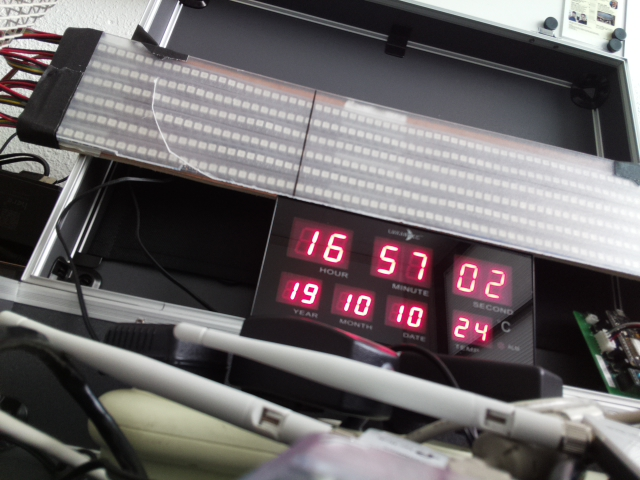
#> input picture source/photo.jpg, 640 x 480 px
$ python -i main4.py   (imports and definitions only)
#> lines starting #> are read from the running program, lines starting #| are printed output that depends on the picture; after the words box and inside, x2 and y2 are one past the last pixel; in counts of white or black regions, pixels touching at a corner belong together
import cv2 as cv
import imutils
import numpy as np
import copy

from imutils import contours


class Coords:
    x = 0
    y = 0
    h = 0
    w = 0

    def __init__(self, x, y, h, w):
        self.x = x
        self.y = y
        self.h = h
        self.w = w


def cut_photo(photo_name):
#> called with photo_name = 'source/photo.jpg'
    src = cv.imread(photo_name)
#> src is the input picture: shape (480, 640, 3); mean B, G, R 102.4, 100.8, 106.4
    hsv = cv.cvtColor(src, cv.COLOR_BGR2HSV)
#> hsv: shape (480, 640, 3); mean H, S, V 101, 32.7, 108.5

    lowerColor = np.array([151, 24, 255])
    upperColor = np.array([179, 255, 255])
    mask = cv.inRange(hsv, lowerColor, upperColor)
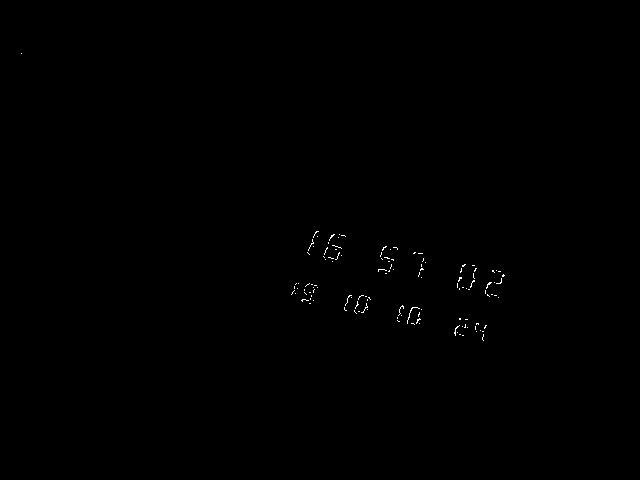
#> mask: shape (480, 640); 0.18% white in thin lines or dots, all inside (x1, y1, x2, y2) = (21, 53, 505, 341)
    result = cv.bitwise_and(src, src, mask=mask)

    result_grayImage = cv.blur(cv.cvtColor(result, cv.COLOR_BGR2GRAY), (3, 3))
    result_grayImage = cv.threshold(result_grayImage, 0, 255, cv.THRESH_BINARY_INV | cv.THRESH_OTSU)[1]
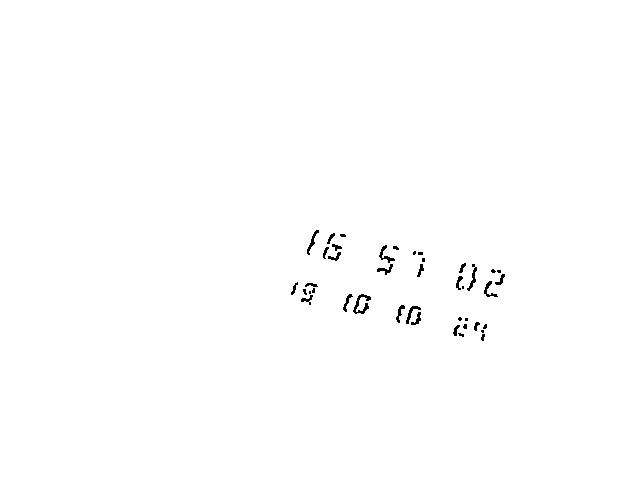
#> result_grayImage: shape (480, 640); 99.5% white; black in thin lines or dots, all inside (x1, y1, x2, y2) = (291, 230, 505, 341)

    threshold = 100
    canny_output = cv.Canny(result_grayImage, threshold, threshold * 2)
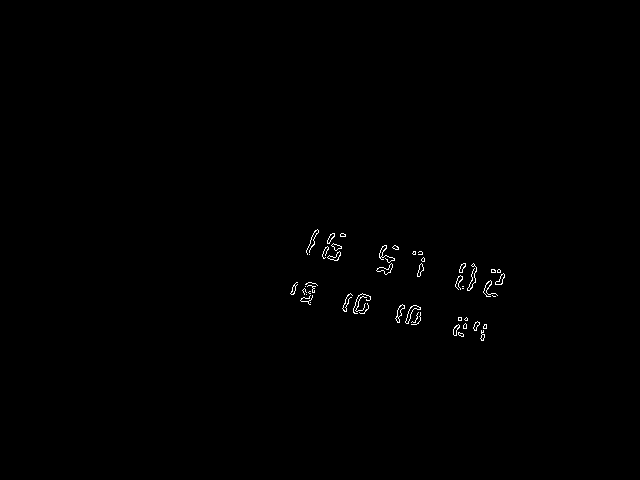
#> canny_output: shape (480, 640); 0.37% white in thin lines or dots, all inside (x1, y1, x2, y2) = (290, 229, 505, 341)
    contours, _ = cv.findContours(canny_output, cv.RETR_TREE, cv.CHAIN_APPROX_SIMPLE)
#> contours = 76 contours, 50 with area under 20; largest, box (x1, y1, x2, y2) and area: (405, 305, 421, 324) 74, (405, 305, 421, 324) 70, (376, 263, 393, 275) 66, (376, 263, 393, 275) 64, (395, 304, 405, 323) 58
    contours_poly = [None] * len(contours)
#> contours_poly = 76 items
    boundRect = [None] * len(contours)
#> boundRect = 76 items
    centers = [None] * len(contours)
#> centers = 76 items
    radius = [None] * len(contours)
#> radius = 76 items
    for i, c in enumerate(contours):
        contours_poly[i] = cv.approxPolyDP(c, 3, True)
        boundRect[i] = cv.boundingRect(contours_poly[i])
        centers[i], radius[i] = cv.minEnclosingCircle(contours_poly[i])
#> this loop made 76 passes
#> c on passes 15, 25, 27, 29, 33, 35, 36, 59: [[458, 317], [458, 320], [461, 320], [461, 317]], [[310, 302]], [[492, 295], [493, 296], [495, 296], [493, 296]], [[306, 294]], [[462, 288], [463, 288]], [[462, 286], [463, 286]], [[305, 286]], [[309, 254]]
#> after the loop, boundRect = 76 items, first 6: (458, 332, 6, 5), (458, 333, 6, 3), (481, 330, 3, 11), (482, 334, 2, 7), (484, 324, 3, 5), (484, 324, 2, 5); centers = 76 pairs, first value 292.5 to 499.5, second value 234.5 to 337; contours_poly = 76 contours, 60 with area under 20; largest, box (x1, y1, x2, y2) and area: (376, 264, 393, 275) 62, (406, 306, 419, 324) 58, (327, 252, 341, 261) 44, (327, 252, 341, 261) 42, (406, 307, 421, 324) 37; radius = 76 values, max 13.83 at index 48, min 0.0001 at index 24, mean 4.74
    cv.imshow("zefzefzf", result_grayImage)
    cv.waitKey(0)
    pt1 = Coords(9999, 9999, 0, 0)
    pt2 = Coords(-9999, 9999, 0, 0)
    pt3 = Coords(9999, 9999, 0, 0)
    pt4 = Coords(-9999, -9999, 0, 0)

    for i in range(len(contours)):
        x, y, w, h = boundRect[i]

        if pt1.x > x:
            pt1.x = x

        if pt1.y > y:
            pt1.y = y
            pt1.h = h
            pt1.w = w

        if pt2.x < x and pt2.y > y:
            pt2.x = x
            pt2.y = y
            pt2.h = h
            pt2.w = w

        if pt3.x > x and pt3.y > y:
            pt3.x = x
            pt3.y = y
            pt3.h = h
            pt3.w = w

        if pt4.x < x and pt4.y < y:
            pt4.x = x
            pt4.y = y
            pt4.h = h
            pt4.w = w
#> this loop made 76 passes
#> (x, y, w, h, pt1.x, pt1.y, pt1.h, pt1.w) on pass 1: (458, 332, 6, 5, 458, 332, 5, 6)
#> (x, y, w, h, pt1.x, pt1.y, pt1.h, pt1.w) on passes 17, 19, 21, 24, 25, 39: (411, 312, 10, 13, 411, 312, 13, 10), (406, 307, 15, 17, 406, 307, 17, 15), (397, 304, 6, 19, 397, 304, 19, 6), (360, 303, 9, 11, 360, 303, 11, 9), (310, 302, 1, 1, 310, 302, 1, 1), (291, 282, 7, 13, 291, 282, 13, 7)
#> after the loop, pt1.h = 26; pt1.w = 11; pt1.x = 291; pt1.y = 229; pt2.h = 4; pt2.w = 3; pt2.x = 498; pt2.y = 269; pt3.h = 13; pt3.w = 7; pt3.x = 291; pt3.y = 282; pt4.h = 7; pt4.w = 2; pt4.x = 482; pt4.y = 334

    pt2.x += round(pt2.w * 4)
#> pt2.x = 510
    pt2.y -= round(pt2.w * 4)
#> pt2.y = 257

    pt1.y -= round(pt1.h * 0.5)
#> pt1.y = 216
    pt1.x += round(pt1.w * 0.5)
#> pt1.x = 297

    pt3.y += pt3.h
#> pt3.y = 295
    pt3.x -= round(pt3.w * 1.5)
#> pt3.x = 281

    pt4.y += pt4.h
#> pt4.y = 341
    pt4.x += pt4.w * 5
#> pt4.x = 492

    newImage = copy.copy(src)
    cv.circle(newImage, (pt1.x, pt1.y), 5, (0, 0, 255), -1)  # Red
#> newImage: shape (480, 640, 3); 0.03% of pixels changed, all inside (x1, y1, x2, y2) = (292, 211, 303, 222)
    cv.circle(newImage, (pt2.x, pt2.y), 5, (255, 0, 0), -1)  # Blue
#> newImage: shape (480, 640, 3); mean B, G, R 102.4, 100.8, 106.4
    cv.circle(newImage, (pt3.x, pt3.y), 5, (0, 255, 0), -1)  # Green
#> newImage: shape (480, 640, 3); mean B, G, R 102.4, 100.8, 106.4
    cv.circle(newImage, (pt4.x, pt4.y), 5, (0, 255, 255), -1)  # Yellow
#> newImage: shape (480, 640, 3); mean B, G, R 102.4, 100.9, 106.4
    cv.imshow('Contours', newImage)
    cv.waitKey(0)

    pts1 = np.float32(
        [[pt1.x, pt1.y], [pt2.x, pt2.y], [pt3.x, pt3.y], [pt4.x, pt4.y]])
#> pts1 = [[297, 216], [510, 257], [281, 295], [492, 341]]
    pts2 = np.float32([[0, 0], [500, 0], [0, 150], [500, 150]])
    matrix = cv.getPerspectiveTransform(pts1, pts2)
#> matrix = [[2.66, 0.538, -905.1], [-0.386, 2.01, -318.8], [0.000339, 1.03e-05, 1]]
    print("⚙ Image correctly processed ...")
    return cv.warpPerspective(src, matrix, (500, 150))
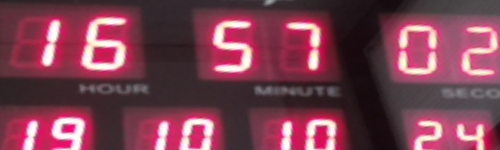
#> returned value: shape (150, 500, 3); mean of channels 0, 1, 2 82, 65.3, 122.4; drawn as B, G, R


DICTIONNAIRE_CHIFFRES = {
    (1, 1, 1, 0, 1, 1, 1): 0,
    (0, 0, 1, 0, 0, 1, 0): 1,
    (1, 0, 1, 1, 1, 0, 1): 2,
    (1, 0, 1, 1, 0, 1, 1): 3,
    (0, 1, 1, 1, 0, 1, 0): 4,
    (1, 1, 0, 1, 0, 1, 1): 5,
    (1, 1, 0, 1, 1, 1, 1): 6,
    (1, 0, 1, 0, 0, 1, 0): 7,
    (1, 1, 1, 1, 1, 1, 1): 8,
    (1, 1, 1, 1, 0, 1, 1): 9
}


# [54 lines left out: function treatImage, not called in this run]


def complete_processing(source_image):
    return treatImage(cut_photo(source_image))

>>> result = cut_photo('source/photo.jpg')

$ run again, on source/webcam_1.jpg
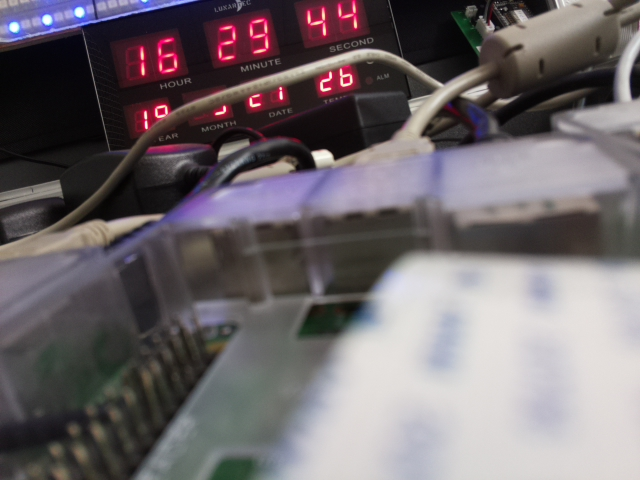
#> input picture source/webcam_1.jpg, 640 x 480 px
#> in cut_photo, src is the input picture: shape (480, 640, 3); mean B, G, R 107.8, 104.1, 111.4
#> hsv: shape (480, 640, 3); mean H, S, V 85.8, 41.4, 115.8
#> in cut_photo, `mask = cv.inRange(hsv, lowerColor, upperColor)`:
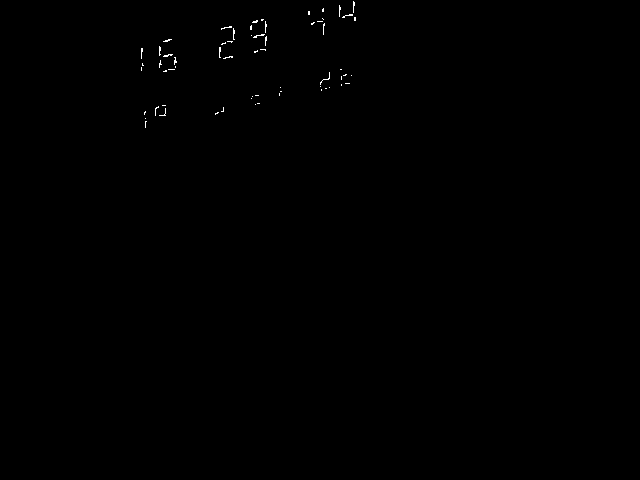
#> mask: shape (480, 640); 0.16% white in thin lines or dots, all inside (x1, y1, x2, y2) = (141, 1, 356, 128)
#> canny_output: shape (480, 640); 0.28% white in thin lines or dots, all inside (x1, y1, x2, y2) = (139, 1, 357, 128)
#> contours = 70 contours, 42 with area under 20; largest, box (x1, y1, x2, y2) and area: (252, 21, 268, 46) 86, (252, 21, 268, 39) 81, (163, 57, 178, 73) 74, (163, 57, 178, 73) 70, (318, 71, 331, 86) 57
#> in cut_photo, `contours_poly = [None] * len(contours)`: contours_poly = 70 items
#> the loop in cut_photo, `for i, c in enumerate(contours):` made 70 passes
#> c on passes 41, 53: [[261, 47], [260, 48], [261, 47], [263, 47]], [[317, 22], [321, 22]]
#> after the loop in cut_photo, `for i, c in enumerate(contours):`: boundRect = 70 items, first 6: (144, 120, 3, 8), (144, 120, 2, 8), (214, 111, 5, 4), (214, 112, 5, 2), (143, 110, 3, 5), (143, 110, 3, 5); centers = 70 pairs, first value 141 to 350.7, second value 9.5 to 123.5; contours_poly = 70 contours, 64 with area under 20; largest, box (x1, y1, x2, y2) and area: (319, 71, 331, 86) 47, (319, 71, 331, 86) 42, (253, 21, 266, 39) 35, (164, 57, 177, 73) 34, (252, 21, 266, 46) 33, (164, 57, 176, 73) 26; radius = 70 values, max 12.03 at index 55, min 0.0001 at index 14, mean 3.98
#> the loop in cut_photo, `for i in range(len(contours)):` made 70 passes
#> (x, y, w, h, pt1.x, pt1.y, pt1.h, pt1.w) on pass 1: (144, 120, 3, 8, 144, 120, 8, 3)
#> after the loop in cut_photo, `for i in range(len(contours)):`: pt1.h = 21; pt1.w = 15; pt1.x = 140; pt1.y = 1; pt2.h = 2; pt2.w = 6; pt2.x = 344; pt2.y = 82; pt3.h = 9; pt3.w = 3; pt3.x = 140; pt3.y = 62; pt4.h = 8; pt4.w = 3; pt4.x = 144; pt4.y = 120
#> in cut_photo, `pt2.x += round(pt2.w * 4)`: pt2.x = 368
#> in cut_photo, `pt2.y -= round(pt2.w * 4)`: pt2.y = 58
#> in cut_photo, `pt1.y -= round(pt1.h * 0.5)`: pt1.y = -9
#> in cut_photo, `pt1.x += round(pt1.w * 0.5)`: pt1.x = 148
#> in cut_photo, `pt3.y += pt3.h`: pt3.y = 71
#> in cut_photo, `pt3.x -= round(pt3.w * 1.5)`: pt3.x = 136
#> in cut_photo, `pt4.y += pt4.h`: pt4.y = 128
#> in cut_photo, `pt4.x += pt4.w * 5`: pt4.x = 159
#> pts1 = [[148, -9], [368, 58], [136, 71], [159, 128]]
#> matrix = [[-5.47, -0.821, 802.9], [0.118, -0.388, -20.96], [-0.00983, 0.0017, 1]]
#> in cut_photo, `return cv.warpPerspective(src, matrix, (500, 150))`:
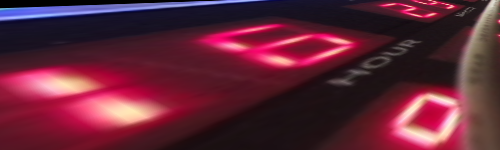
#> returned value: shape (150, 500, 3); mean of channels 0, 1, 2 55.4, 37.7, 96.2; drawn as B, G, R

$ run again, on source/webcam_12-Sep-2019_13-17-07.jpg
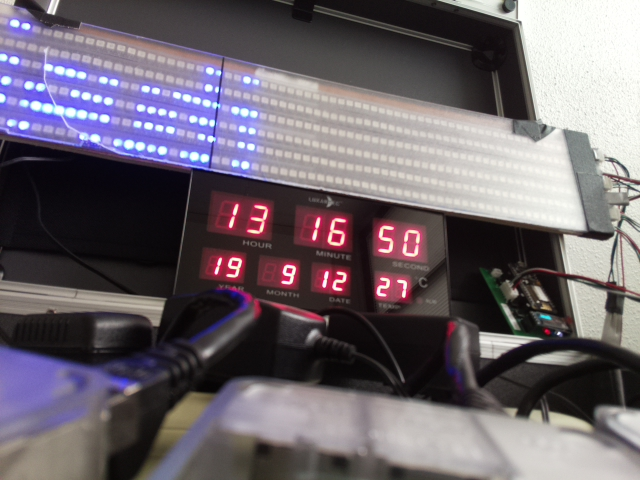
#> input picture source/webcam_12-Sep-2019_13-17-07.jpg, 640 x 480 px
#> in cut_photo, src is the input picture: shape (480, 640, 3); mean B, G, R 108.5, 100.6, 108.8
#> hsv: shape (480, 640, 3); mean H, S, V 87.8, 49.4, 116.9
#> in cut_photo, `mask = cv.inRange(hsv, lowerColor, upperColor)`:
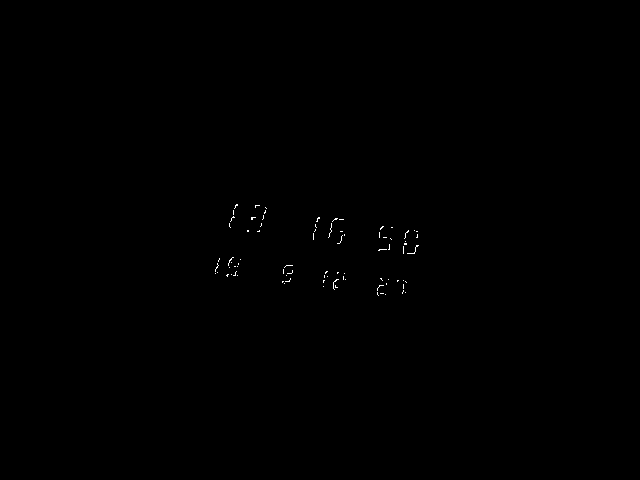
#> mask: shape (480, 640); 0.13% white in thin lines or dots, all inside (x1, y1, x2, y2) = (215, 204, 419, 296)
#> canny_output: shape (480, 640); 0.28% white in thin lines or dots, all inside (x1, y1, x2, y2) = (213, 203, 419, 296)
#> contours = 74 contours, 49 with area under 20; largest, box (x1, y1, x2, y2) and area: (227, 203, 239, 228) 76, (331, 277, 339, 290) 52, (377, 243, 391, 252) 48, (377, 243, 391, 252) 46, (327, 216, 344, 238) 46
#> in cut_photo, `contours_poly = [None] * len(contours)`: contours_poly = 74 items
#> the loop in cut_photo, `for i, c in enumerate(contours):` made 74 passes
#> c on passes 4, 8, 9, 19, 20, 52, 57: [[406, 282]], [[396, 279], [396, 281], [398, 281], [398, 279]], [[396, 280], [397, 279], [398, 280], [397, 281]], [[336, 271], [336, 273], [338, 273], [338, 271]], [[336, 272], [337, 271], [338, 272], [337, 273]], [[246, 229], [246, 232], [249, 232], [249, 229]], [[316, 224], [316, 226]]
#> after the loop in cut_photo, `for i, c in enumerate(contours):`: boundRect = 74 items, first 6: (380, 292, 5, 3), (380, 292, 5, 2), (375, 283, 9, 13), (406, 282, 1, 1), (386, 282, 1, 1), (401, 280, 5, 14); centers = 74 pairs, first value 217 to 417, second value 205 to 293; contours_poly = 74 contours, 67 with area under 20; largest, box (x1, y1, x2, y2) and area: (331, 277, 338, 290) 48, (228, 203, 239, 228) 45, (331, 277, 338, 290) 44, (328, 217, 344, 238) 42, (377, 244, 391, 251) 39, (377, 244, 391, 251) 36, (407, 243, 419, 255) 24; radius = 74 values, max 13 at index 70, min 0.0001 at index 3, mean 3.84
#> the loop in cut_photo, `for i in range(len(contours)):` made 74 passes
#> (x, y, w, h, pt1.x, pt1.y, pt1.h, pt1.w) on pass 1: (380, 292, 5, 3, 380, 292, 3, 5)
#> after the loop in cut_photo, `for i in range(len(contours)):`: pt1.h = 25; pt1.w = 11; pt1.x = 215; pt1.y = 203; pt2.h = 10; pt2.w = 3; pt2.x = 416; pt2.y = 229; pt3.h = 17; pt3.w = 5; pt3.x = 215; pt3.y = 257; pt4.h = 3; pt4.w = 5; pt4.x = 380; pt4.y = 292
#> in cut_photo, `pt2.x += round(pt2.w * 4)`: pt2.x = 428
#> in cut_photo, `pt2.y -= round(pt2.w * 4)`: pt2.y = 217
#> in cut_photo, `pt1.y -= round(pt1.h * 0.5)`: pt1.y = 191
#> in cut_photo, `pt1.x += round(pt1.w * 0.5)`: pt1.x = 221
#> in cut_photo, `pt3.y += pt3.h`: pt3.y = 274
#> in cut_photo, `pt3.x -= round(pt3.w * 1.5)`: pt3.x = 207
#> in cut_photo, `pt4.y += pt4.h`: pt4.y = 295
#> in cut_photo, `pt4.x += pt4.w * 5`: pt4.x = 405
#> pts1 = [[221, 191], [428, 217], [207, 274], [405, 295]]
#> matrix = [[1.96, 0.33, -495.3], [-0.184, 1.46, -238.7], [-0.000134, -0.000533, 1]]
#> in cut_photo, `return cv.warpPerspective(src, matrix, (500, 150))`:
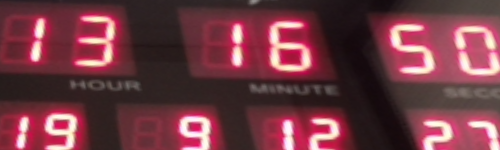
#> returned value: shape (150, 500, 3); mean of channels 0, 1, 2 68.4, 59, 112.8; drawn as B, G, R
